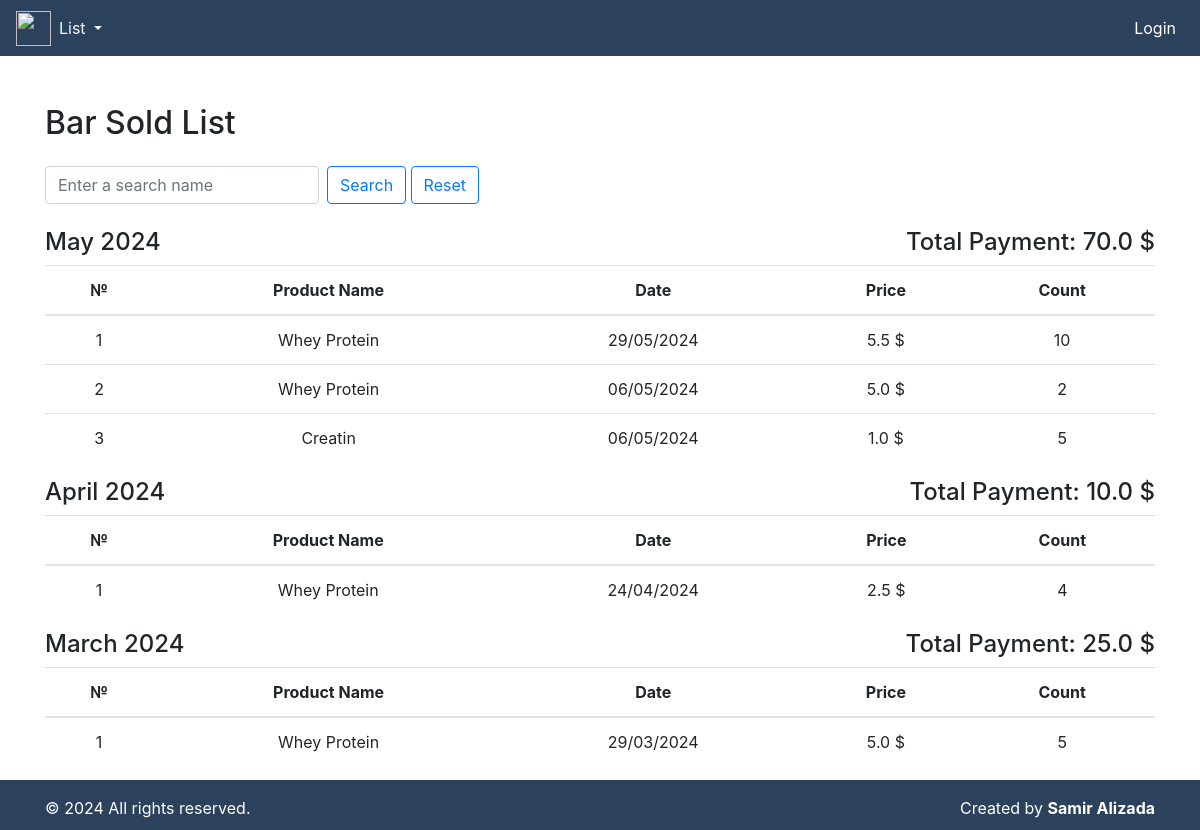
Page /bar-sold-list/ on the committed database.
### fitness/models.py (models this page shows, shortened)
class BarSold(models.Model):
    product_name = models.ForeignKey(Bar, on_delete=models.CASCADE, null=True, blank=True)
    date = models.DateField(default=timezone.now)
    price = models.FloatField()
    count = models.IntegerField()

class Bar(models.Model):
    product_name = models.CharField(max_length=100)
    price = models.FloatField()
    stock_number = models.IntegerField()
    def __str__(self) -> str:
        return f"{self.product_name}"

### fitness/views.py (the view)
# urls.py: path('bar-sold-list/', bar_sold_list, name='bar_sold_list'),
def bar_sold_list(request):
    today = date.today()
    query = request.GET.get('q')
    bar_solds = BarSold.objects.all()
    if query:
        bar_solds = bar_solds.filter(product_name__icontains=query)
    grouped_bar_solds_dict = {}
    for bar_sold in bar_solds:
        month_key = bar_sold.date.strftime('%Y-%m')
        month_display = bar_sold.date.strftime('%B %Y')
        sale_amount = bar_sold.count * bar_sold.price
        if month_key not in grouped_bar_solds_dict:
            grouped_bar_solds_dict[month_key] = {
                'display': month_display,
                'bar_solds': [],
                'total_sales': 0  # Initialize total monthly sales
            }
        grouped_bar_solds_dict[month_key]['bar_solds'].append(bar_sold)
        grouped_bar_solds_dict[month_key]['total_sales'] += sale_amount
    sorted_grouped_bar_solds_list = sorted(
        grouped_bar_solds_dict.items(),
        key=lambda x: x[0],
        reverse=True
    )
    sorted_grouped_bar_solds_dict = {
        item[1]['display']: {
            'bar_solds': item[1]['bar_solds'],
            'total_sales': item[1]['total_sales']
        }
        for item in sorted_grouped_bar_solds_list
    }
    return render(request, 'bar_sold_list.html', {
        'grouped_bar_solds': sorted_grouped_bar_solds_dict,
        'today': today,
    })

### templates/bar_sold_list.html (shortened to what this page needs)
{% include "index.html" %}
{% block content %}
<div class="container mt-5">
    <h2 class="mb-4">Bar Sold List</h2>
    <form method="GET" class="mb-3">
        <div class="form-inline mb-4">
            <input type="text" name="q" class="form-control mr-sm-2" placeholder="Enter a search name">
            <button class="btn btn-outline-primary my-2 my-sm-0" type="submit">Search</button>
            <a href="{% url 'bar_sold_list' %}"><button class="btn btn-outline-primary my-2 my-sm-0"
                    type="submit">Reset</button>
            </a>
        </div>
    </form>
    {% for month, data in grouped_bar_solds.items %}
    <div class="row">
        <div class="col-md-6 text-left">
            <h4>
                {{ month }}
            </h4>
        </div>
        <div class="col-md-6 text-right">
            <h4>
                Total Payment: {{ data.total_sales }} $
            </h4>
        </div>
    </div>
    <table class="table text-center">
        <thead>
            <tr>
                <th scope="col">№</th>
                <th scope="col">Product Name</th>
                <th scope="col">Date</th>
                <th scope="col">Price</th>
                <th scope="col">Count</th>
            </tr>
        </thead>
        <tbody>
            {% for bar_sold in data.bar_solds %}
            <tr>
                <td>{{ forloop.counter }}</td>
                <td>{{ bar_sold.product_name }}</td>
                <td>{{ bar_sold.date|date:"d/m/Y" }}</td>
                <td>{{ bar_sold.price }} $</td>
                <td>{{ bar_sold.count }}</td>
            </tr>
            {% endfor %}
        </tbody>
    </table>
    {% endfor %}
</div>
{% endblock content %}

### rows in the picture
BarSold: product_name "Whey Protein", date "29/05/2024", price "5.5", count "10"
BarSold: product_name "Whey Protein", date "06/05/2024", price "5.0", count "2"
BarSold: product_name "Creatin", date "06/05/2024", price "1.0", count "5"
BarSold: product_name "Whey Protein", date "24/04/2024", price "2.5", count "4"
BarSold: product_name "Whey Protein", date "29/03/2024", price "5.0", count "5"

### other values in the picture
{{ month }} "May 2024" "April 2024" "March 2024"
{{ data.total_sales }} "70.0" "10.0" "25.0"
